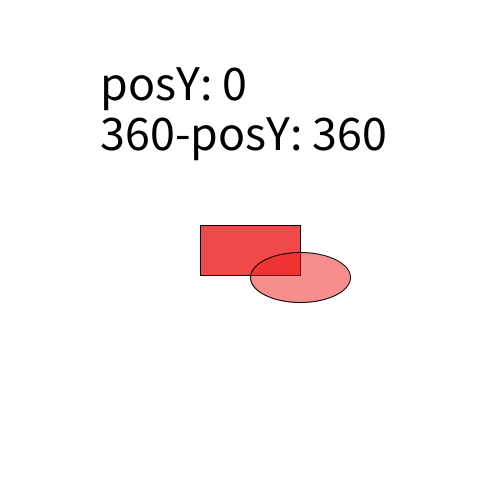
Frame 1 (no input)
Frame 60 (the mouse pressed at the canvas centre just before this capture): identical to frame 1, image omitted
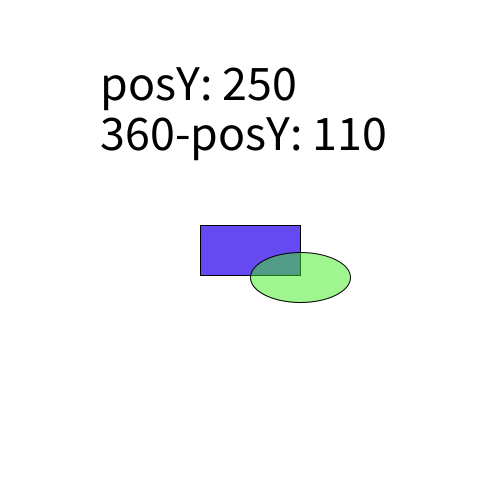
Frame 120 (the mouse held since frame 60 and released just before this capture)

The Processing sketch that drew these frames (run headless with seeded random() and noise(); from frame 60 on, the mouse is pressed at the canvas centre):

// Processing sketch: sketch_1_clase6
// ── sketch_1_clase6.pde
int posY = 0;
void setup(){
  size(500,500);
  colorMode(HSB,360,100,100,100);
}
void draw(){
  posY = mouseY%360;
  background(127,0,100,100);
  pushMatrix();
  translate(width/2,height/2);
  fill(posY,88,93,80);
  rectMode(CENTER);
  rect(0,0,100,50);
  popMatrix();
  
  pushMatrix();
  translate(width*3/5,height*0.5555);
  fill(360-posY,88,93,50);
  ellipse(0,0,100,50);
  popMatrix();
  
  textSize(50);
  fill(0,0,0,100);
  text("posY: "+posY,100,100);
  text("360-posY: "+(360-posY),100,150);
}
